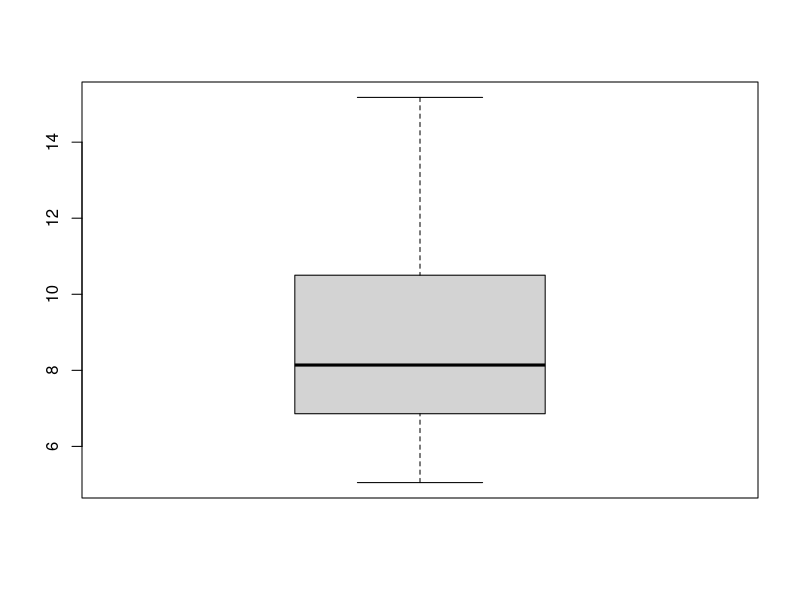
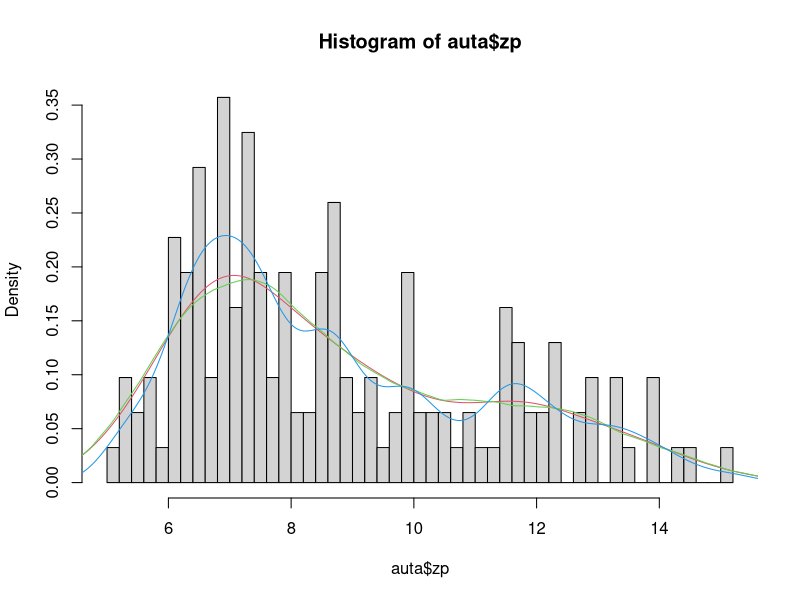
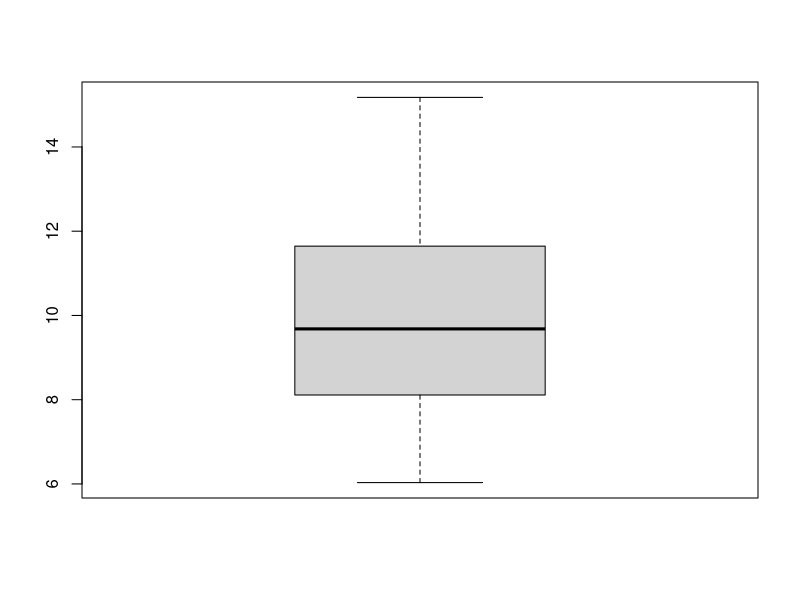
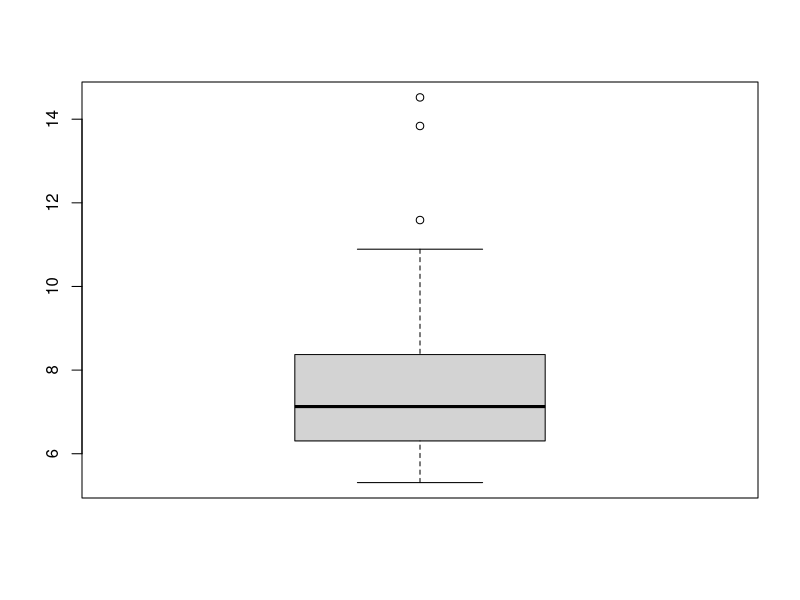
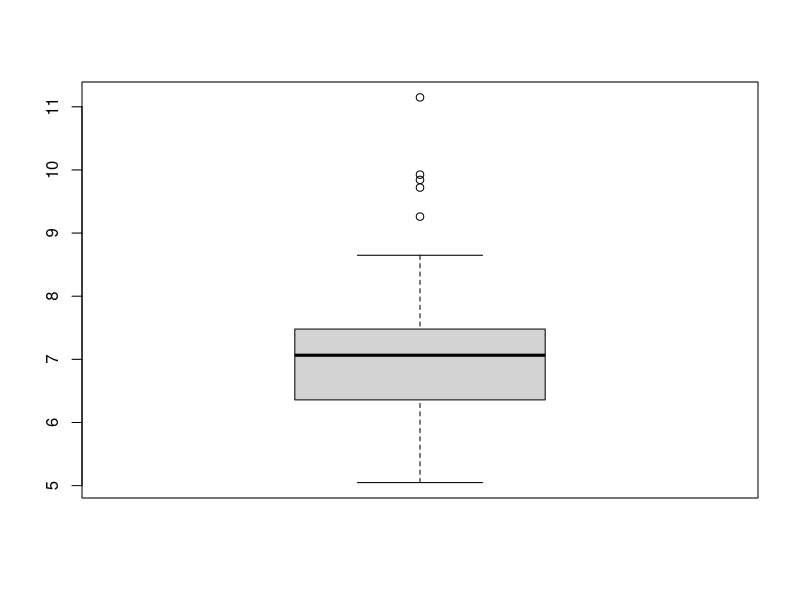
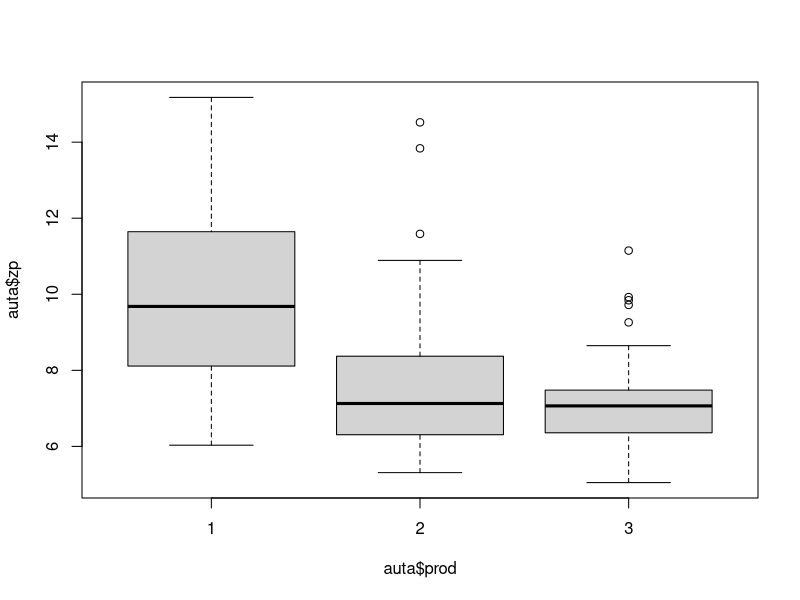
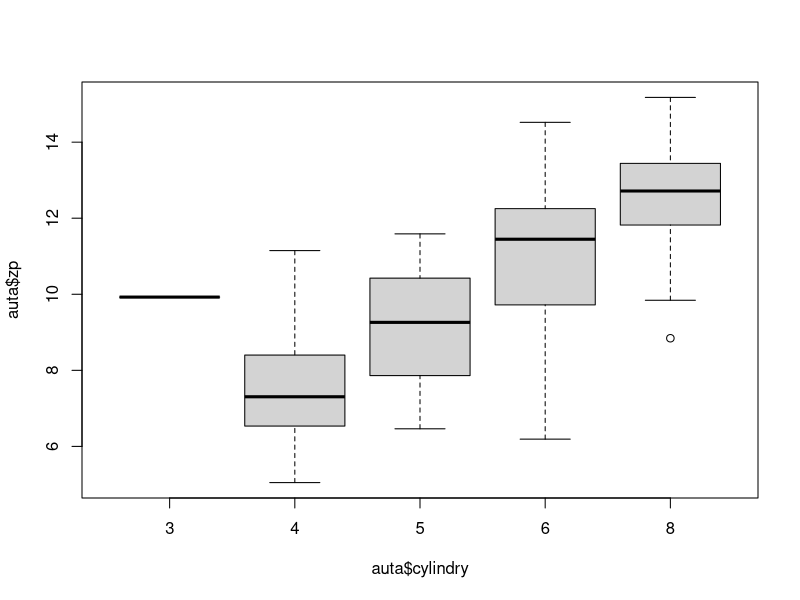

R code for these plots, in order:

#Lab4
setwd("F:/MiNI IAD/Sem 1/Statystyka Matematyczna/Laboratoria/Statistics/Lab4")
auta = read.csv2("samochody.csv")
summary(auta)

#------
auta$zp = (1/auta$mpg)*(378.5/1.609)
b <- boxplot(auta$zp)
hist(auta$zp, prob=TRUE, 50)
points(density(auta$zp, na.rm = TRUE), type='l', col=2)
points(density(auta$zp, na.rm = TRUE, kernel="epanechnikov"), type='l', col=3)
points(density(auta$zp, na.rm = TRUE, bw=0.4), type='l', col=4)

#------
install.packages("fBasics")
library(fBasics)
skewness(auta$zp, na.rm = TRUE)
kurtosis(auta$zp, na.rm = TRUE)

# ----
auta$kat[auta$zp <= 7] = 'm'
auta$kat[12 >= auta$zp & auta$zp > 7] = 's'
auta$kat[auta$zp > 12] = 'd'

sum(auta$kat == 'm', na.rm=TRUE)
table(auta$kat)

spalanie = cut(auta$zp, c(-Inf, 7,12,Inf),rigth = TRUE, labels = c('m','s','d'))
table(spalanie)

#-----
tapply(auta$zp, auta$prod, mean, na.rm=TRUE)
tapply(auta$zp, auta$prod, sd, na.rm=TRUE)
#tak jest brzydko
tapply(auta$zp, auta$prod, boxplot, na.rm=TRUE)
#tak jest fajno
b = boxplot(auta$zp~auta$prod)
b$out[b$group==2]

#Zad 9
b = boxplot(auta$zp~auta$cylindry)
b$out[b$group==3]
b$out[b$group==4]
b$out[b$group==5]
tapply(auta$zp, auta$cylindry, sd, na.rm=TRUE)

#Zad11
moc = auta$moc[81 >= auta$rok & auta$rok >= 79]
quantile(moc, 0.95, na.rm = TRUE)

#Zad 12
moc = auta$przysp[3000 >= auta$waga & auta$waga >= 2500]
quantile(moc, 0.75, na.rm = TRUE)
